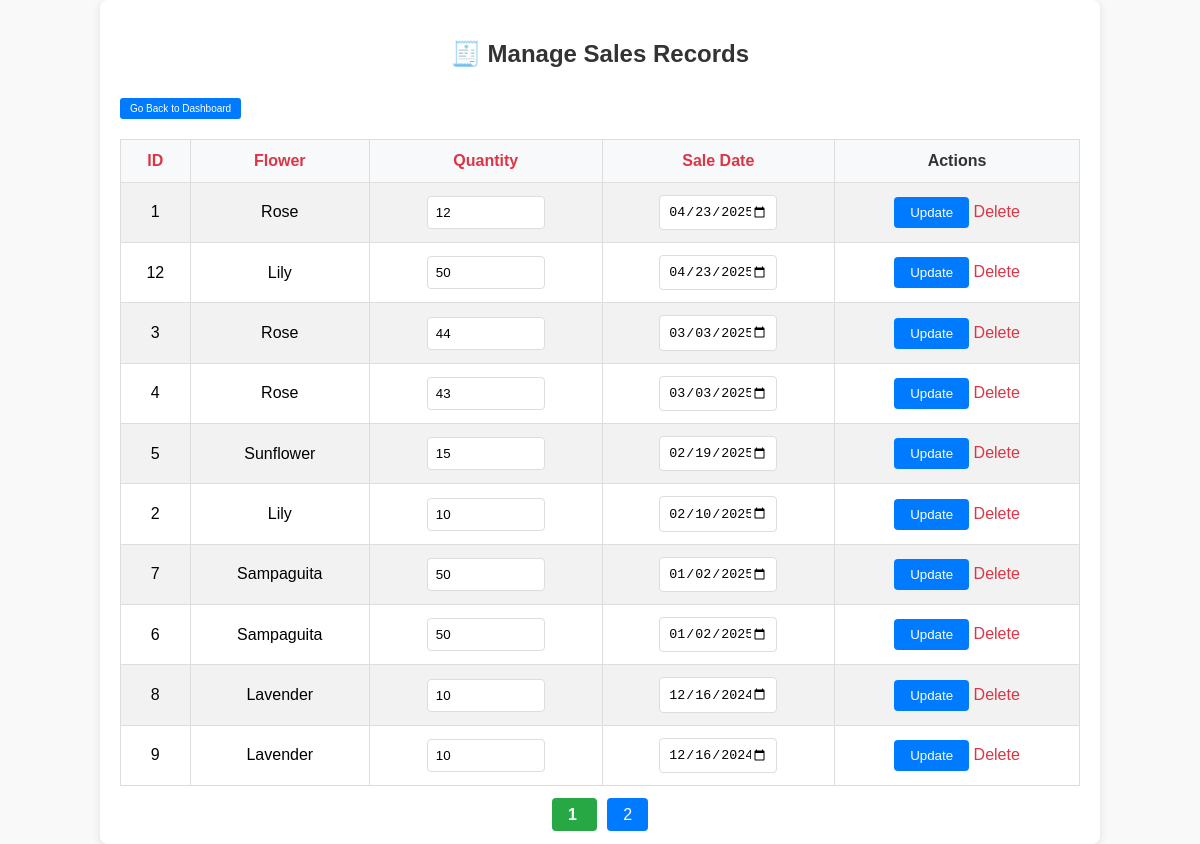
The page /dashboard/manage_sales.php on the database its author committed.
### tables this page shows
CREATE TABLE `sales` (
  `id` int(11) NOT NULL,
  `product_id` int(11) DEFAULT NULL,
  `quantity` int(11) NOT NULL,
  `sale_date` date NOT NULL
);

CREATE TABLE `product` (
  `flower_id` int(11) NOT NULL,
  `name` varchar(255) NOT NULL,
  `description` text DEFAULT NULL,
  `price` decimal(10,2) NOT NULL,
  `quantity` int(11) DEFAULT NULL,
  `size` varchar(255) NOT NULL,
  `color` varchar(255) NOT NULL,
  `available` int(11) NOT NULL,
  `image_url` varchar(255) NOT NULL
);

### dashboard/manage_sales.php (the view, shortened to what this page needs)
<?php
include 'db.php';
$rows_per_page = 10;
$page = isset($_GET['page']) ? (int) $_GET['page'] : 1;
$offset = ($page - 1) * $rows_per_page;
$order_by = isset($_GET['order_by']) ? $_GET['order_by'] : 'sale_date';
$order_dir = isset($_GET['order_dir']) ? $_GET['order_dir'] : 'DESC';
$sales = $conn->query("SELECT s.*, p.name FROM sales s
                       JOIN product p ON s.product_id = p.flower_id
                       ORDER BY $order_by $order_dir
                       LIMIT $offset, $rows_per_page");
$total_sales = $conn->query("SELECT COUNT(*) as total FROM sales")->fetch_assoc()['total'];
$total_pages = ceil($total_sales / $rows_per_page);
?>
<!DOCTYPE html>
<html lang="en">
<head>
</head>
<body>
    <div class="container">
        <h2>🧾 Manage Sales Records</h2>
        <a href="dashboard.php" class="btn-back-dashboard">Go Back to Dashboard</a>
        <table>
            <tr>
                <th><a href="?order_by=id&order_dir=<?= $order_dir == 'ASC' ? 'DESC' : 'ASC' ?>">ID</a></th>
                <th><a href="?order_by=name&order_dir=<?= $order_dir == 'ASC' ? 'DESC' : 'ASC' ?>">Flower</a></th>
                <th><a href="?order_by=quantity&order_dir=<?= $order_dir == 'ASC' ? 'DESC' : 'ASC' ?>">Quantity</a></th>
                <th><a href="?order_by=sale_date&order_dir=<?= $order_dir == 'ASC' ? 'DESC' : 'ASC' ?>">Sale Date</a></th>
                <th>Actions</th>
            </tr>
            <?php while ($row = $sales->fetch_assoc()): ?>
                <tr>
                    <form method="post">
                        <td><?= $row['id'] ?></td>
                        <td><?= htmlspecialchars($row['name']) ?></td>
                        <td><input type="number" name="quantity" value="<?= $row['quantity'] ?>" required></td>
                        <td><input type="date" name="sale_date" value="<?= $row['sale_date'] ?>" required></td>
                        <td>
                            <input type="submit" name="update_sale" value="Update">
                            <a href="?delete=<?= $row['id'] ?>" onclick="return confirm('Delete this sale?')">Delete</a>
                        </td>
                    </form>
                </tr>
            <?php endwhile; ?>
        </table>
        <div class="pagination">
            <?php for ($i = 1; $i <= $total_pages; $i++): ?>
                <a href="?page=<?= $i ?>" class="<?= ($i == $page) ? 'active' : '' ?>">
                    <?= $i ?>
                </a>
            <?php endfor; ?>
        </div>
    </div>
</body>
</html>

### dashboard/manage_sales.php (style rules this page uses)
body { font-family: 'Arial', sans-serif; background-color: #f9f9f9; margin: 0; padding: 0; display: flex; justify-content: center; align-items: center; min-height: 100vh; }
.container { background-color: #fff; padding: 20px; border-radius: 8px; box-shadow: 0 2px 10px rgba(0, 0, 0, 0.1); width: 80%; max-width: 1000px; }
h2 { text-align: center; color: #333; }
table { width: 100%; border-collapse: collapse; margin-top: 20px; }
table th, table td { padding: 12px; text-align: center; border: 1px solid #ddd; }
table th { background-color: #f8f9fa; color: #333; cursor: pointer; }
table tr:nth-child(even) { background-color: #f2f2f2; }
table input[type="number"], table input[type="date"] { padding: 8px; width: 100px; border: 1px solid #ddd; border-radius: 4px; }
table input[type="submit"] { background-color: #007bff; color: white; padding: 8px 16px; border: none; border-radius: 4px; cursor: pointer; }
a { text-decoration: none; color: #dc3545; }
.pagination { text-align: center; margin-top: 20px; }
.pagination a { margin: 0 5px; padding: 8px 16px; background-color: #007bff; color: white; border-radius: 4px; }
.pagination a.active { font-weight: bold; background-color: #28a745; }
.btn-back-dashboard { display: inline-block; padding: 5px 10px; background-color: #007bff; color: white; font-size: 10px; text-decoration: none; border-radius: 3px; margin-top: 10px; text-align: center; }

### rows shown on the page
sales: id "1", product.name "Rose", quantity "12", sale_date "04/23/2025"
sales: id "12", product.name "Lily", quantity "50", sale_date "04/23/2025"
sales: id "3", product.name "Rose", quantity "44", sale_date "03/03/2025"
sales: id "4", product.name "Rose", quantity "43", sale_date "03/03/2025"
sales: id "5", product.name "Sunflower", quantity "15", sale_date "02/19/2025"
sales: id "2", product.name "Lily", quantity "10", sale_date "02/10/2025"
sales: id "7", product.name "Sampaguita", quantity "50", sale_date "01/02/2025"
sales: id "6", product.name "Sampaguita", quantity "50", sale_date "01/02/2025"
sales: id "8", product.name "Lavender", quantity "10", sale_date "12/16/2024"
sales: id "9", product.name "Lavender", quantity "10", sale_date "12/16/2024"
